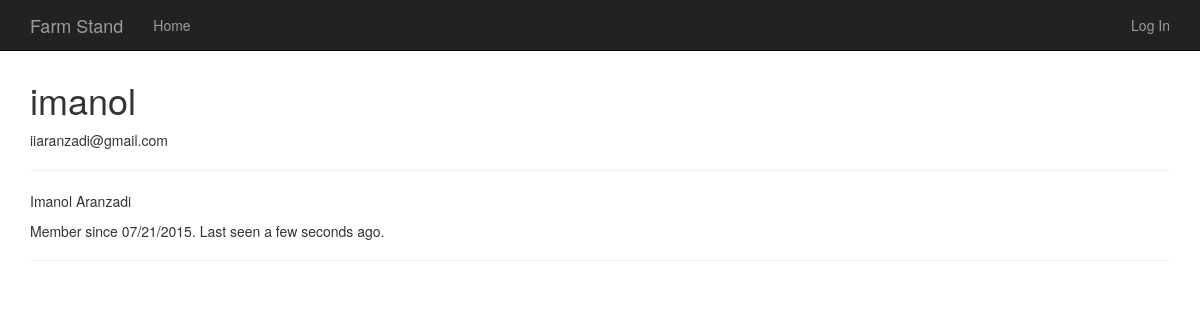
Page /user/imanol on the earlier database version.
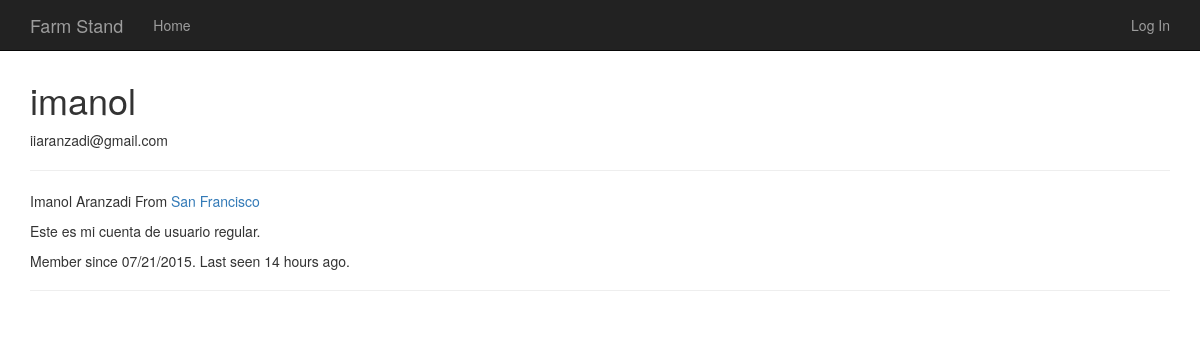
Same page on the later database version.
### app/models.py (models this page shows, shortened)
class User(UserMixin, db.Model):
    __tablename__ = 'users'
    id = db.Column(db.Integer, primary_key=True)
    email = db.Column(db.String(64), unique=True, index=True)
    phone = db.Column(db.String(64), unique=True, index=True)
    username = db.Column(db.String(64), unique=True, index=True)
    name = db.Column(db.String(64), index=True)
    about_me = db.Column(db.Text())
    location = db.Column(db.String(64))
    member_since = db.Column(db.DateTime(), default=datetime.utcnow)
    last_seen = db.Column(db.DateTime(), default=datetime.utcnow)
    role_id = db.Column(db.Integer, db.ForeignKey('roles.id'))
    password_hash = db.Column(db.String(128))
    confirmed = db.Column(db.Boolean, default=False)
    products = db.relationship('Product', backref='farmer', lazy='dynamic')
    @property
    def password(self):
        raise AttributeError('password is not a readable attribute')

### app/main/views.py (the view)
@main.route('/user/<username>')
def user(username):
    user = User.query.filter_by(username=username).first()
    if user is None:
        abort(404)
    return render_template('user.html', user=user)

### app/auth/views.py (called while the page is built)
@auth.before_app_request
def before_request():
    if current_user.is_authenticated():
        current_user.ping()
        if current_user.is_authenticated() and not current_user.confirmed and request.endpoint[:5] != 'auth.':
            return redirect(url_for('auth.unconfirmed'))

### app/main/__init__.py (called while the page is built)
@main.app_context_processor
def inject_permissions():
    return dict(Permission=Permission)

### app/models.py (called while the page is built)
    def is_administrator(self):
        return False

### app/templates/user.html (shortened to what this page needs)
{% extends "base.html" %}
{% import "bootstrap/wtf.html" as wtf %}
{% block content %}
<div class="container">
  <div class="page-header">
    <h1>{{ user.username }}</h1><span>{{ user.email }}</span>
    <hr>
    {% if user.name or user.location %} <p>
            {% if user.name %}{{ user.name }}{% endif %}
            {% if user.location %}
    From <a href="http://maps.google.com/?q={{ user.location }}"> {{ user.location }}
    </a>
    {% endif %}
    </p>
    {% endif %}
    {% if user.about_me %}<p>{{ user.about_me }}</p>{% endif %} <p>
            Member since {{ moment(user.member_since).format('L') }}.
            Last seen {{ moment(user.last_seen).fromNow() }}.
    </p>
  </div>
</div>
{% endblock %}

### app/templates/base.html (shortened to what this page needs)
{% extends "bootstrap/base.html" %}
{% block head %}
{{ super() }}
<link rel="stylesheet" href="{{url_for('static', filename='style.css')}}">
{% endblock %}
{% block navbar %}
<div class="navbar navbar-inverse navbar-fixed-top" role="navigation">
    <div class="container">
        <div class="navbar-header">
            <a class="navbar-brand" href="{{ url_for('main.index') }}">Farm Stand</a>
        </div>
        <div class="navbar-collapse collapse">
            <ul class="nav navbar-nav">
                <li><a href="{{ url_for('main.index') }}">Home</a></li>
            </ul>
            <ul class="nav navbar-nav navbar-right">
                {% if current_user.is_authenticated() %}
                <li><a href="{{ url_for('auth.logout') }}">Log Out</a></li>
                {% else %}
                <li><a href="{{ url_for('auth.login') }}">Log In</a></li>
                {% endif %}
            </ul>
        </div>
    </div>
</div><br><br>
{% endblock %}

Differences in the rows shown:
changed User "imanol": location (not shown) → "San Francisco"; about_me (not shown) → "Este es mi cuenta de usuario regular."; last_seen "a few seconds ago" → "14 hours ago"
Other differences:
text now shown: "From"
